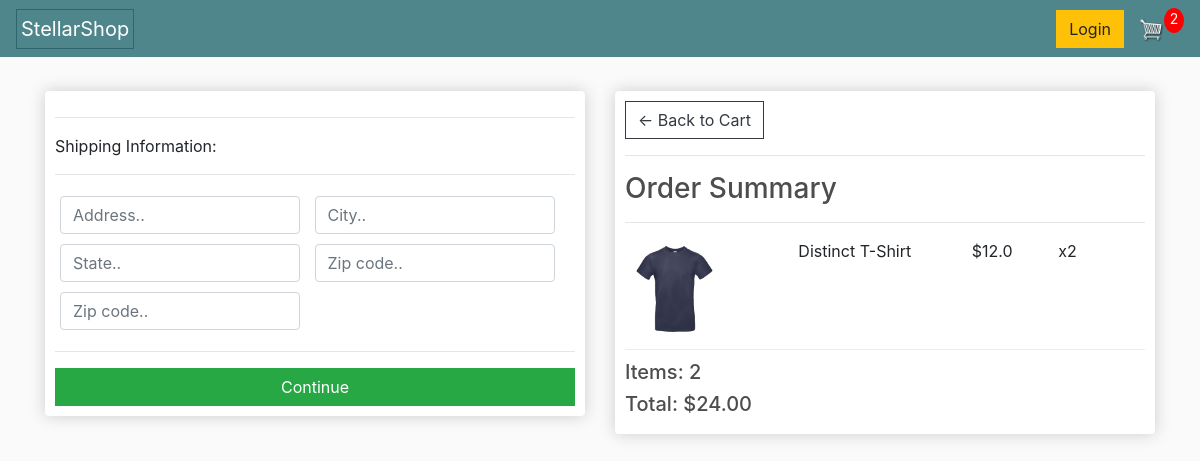
The app's page /checkout/ (signed in) with its own data.
### store/models.py (models this page shows, shortened)
class OrderItem(models.Model):
    product = models.ForeignKey(Product, on_delete=models.SET_NULL, null=True)
    order = models.ForeignKey(Order, on_delete=models.SET_NULL, blank=True, null=True)
    quantity = models.IntegerField(default=0, null=True, blank=True)
    date_added = models.DateTimeField(auto_now_add=True)
    @property
    def get_total(self):
        total = self.product.price * self.quantity
        return total

class Product(models.Model):
    name = models.CharField(max_length=200, null=True)
    price = models.FloatField()
    digital = models.BooleanField(default=False, null=True, blank=False)
    image = models.ImageField(null=True, blank=True)
    @property
    def imageURL(self):
        try:
            url = self.image.url
        except:
            url = ''
        return url

class Order(models.Model):
    customer = models.ForeignKey(Customer, on_delete=models.SET_NULL, null=True, blank=True)
    date_ordered = models.DateTimeField(auto_now_add=True)
    complete = models.BooleanField(default=False, null=True, blank=True)
    transaction_id = models.CharField(max_length=100, null=True)
    @property
    def shipping(self):
        shipping = False
        orderitems = self.orderitem_set.all()
        for i in orderitems:
            if i.product.digital == False:
                shipping = True
        return shipping
    @property
    def get_cart_total(self):
        orderitems = self.orderitem_set.all()
        total = sum([item.get_total for item in orderitems])
        return total
    @property
    def get_cart_items(self):
        orderitems = self.orderitem_set.all()
        total = sum([item.quantity for item in orderitems])
        return total

### store/views.py (the view)
# urls.py: path('checkout/', views.checkout, name="checkout"),
def checkout(request):
    data = cartData(request)
    cartItems = data['cartItems']
    order = data['order']
    items = data['items']
    paypal_client_id = os.getenv('PAYPAL_CLIENT_ID')
    context = {
        'items': items,
        'order': order,
        'cartItems': cartItems,
        'paypal_client_id': paypal_client_id,  # Pass PayPal client ID to template context
    }
    return render(request, 'store/checkout.html', context)

### store/utils.py (called while the page is built)
def cartData(request):
    if request.user.is_authenticated:
        customer = request.user.customer
        order, created = Order.objects.get_or_create(customer=customer, complete=False)
        items = order.orderitem_set.all()
        cartItems = order.get_cart_items
    else:
        cookieData = cookieCart(request)
        cartItems = cookieData['cartItems']
        order = cookieData['order']
        items = cookieData['items']
    return{'cartItems':cartItems, 'order':order, 'items': items}

### store/templates/store/checkout.html (shortened to what this page needs)
{% extends 'store/main.html' %} {% load static %} {% block content %}
<div class="row">
  <div class="col-lg-6">
    <div class="box-element" id="form-wrapper">
      <form id="form">
        <div id="shipping-info">
          <hr />
          <p>Shipping Information:</p>
          <hr />
          <div class="form-field">
            <input
              class="form-control"
              type="text"
              name="address"
              placeholder="Address.."
            />
          </div>
          <div class="form-field">
            <input
              class="form-control"
              type="text"
              name="city"
              placeholder="City.."
            />
          </div>
          <div class="form-field">
            <input
              class="form-control"
              type="text"
              name="state"
              placeholder="State.."
            />
          </div>
          <div class="form-field">
            <input
              class="form-control"
              type="text"
              name="zipcode"
              placeholder="Zip code.."
            />
          </div>
          <div class="form-field">
            <input
              class="form-control"
              type="text"
              name="country"
              placeholder="Zip code.."
            />
          </div>
        </div>
        <hr />
        <input
          id="form-button"
          class="btn btn-success btn-block"
          type="submit"
          value="Continue"
        />
      </form>
    </div>
    <br />
  </div>
  <div class="col-lg-6">
    <div class="box-element">
      <a class="btn btn-outline-dark" href="{% url 'cart' %}"
        >&#x2190; Back to Cart</a
      >
      <hr />
      <h3>Order Summary</h3>
      <hr />
      {% for item in items %}
      <div class="cart-row">
        <div style="flex: 2">
          <img class="row-image" src="{{item.product.imageURL}}" />
        </div>
        <div style="flex: 2"><p>{{item.product.name}}</p></div>
        <div style="flex: 1"><p>${{item.product.price}}</p></div>
        <div style="flex: 1"><p>x{{item.quantity}}</p></div>
      </div>
      {% endfor %}
      <h5>Items: {{order.get_cart_items}}</h5>
      <h5>Total: ${{order.get_cart_total|floatformat:2}}</h5>
    </div>
  </div>
</div>
{% endblock content %}

### static/css/main.css (style rules this page uses)
body { background-color: hsl(0, 0%, 98%); }
h1,h2,h3,h4,h5,h6 { color:hsl(0, 0%, 30%); }
.box-element { box-shadow:hsl(0, 0%, 80%) 0 0 16px; background-color: #fff; border-radius: 4px; padding: 10px; }
.col-lg-4, .col-lg-6, .col-lg-8, .col-lg-12 { margin-top: 10px; }
.btn { border-radius: 0; }
.row-image { width: 100px; }
.form-field { width:250px; display: inline-block; padding: 5px; }
.cart-row { display: flex; align-items: flex-stretch; padding-bottom: 10px; margin-bottom: 10px; border-bottom: 1px solid #ececec; }

### records on screen
OrderItem: product.imageURL (picture), product.name "Distinct T-Shirt", product.price "12.0", quantity "2"
Order: get_cart_items "2", get_cart_total "24.00"

### other values on screen
{{ cartItems }} "2"
